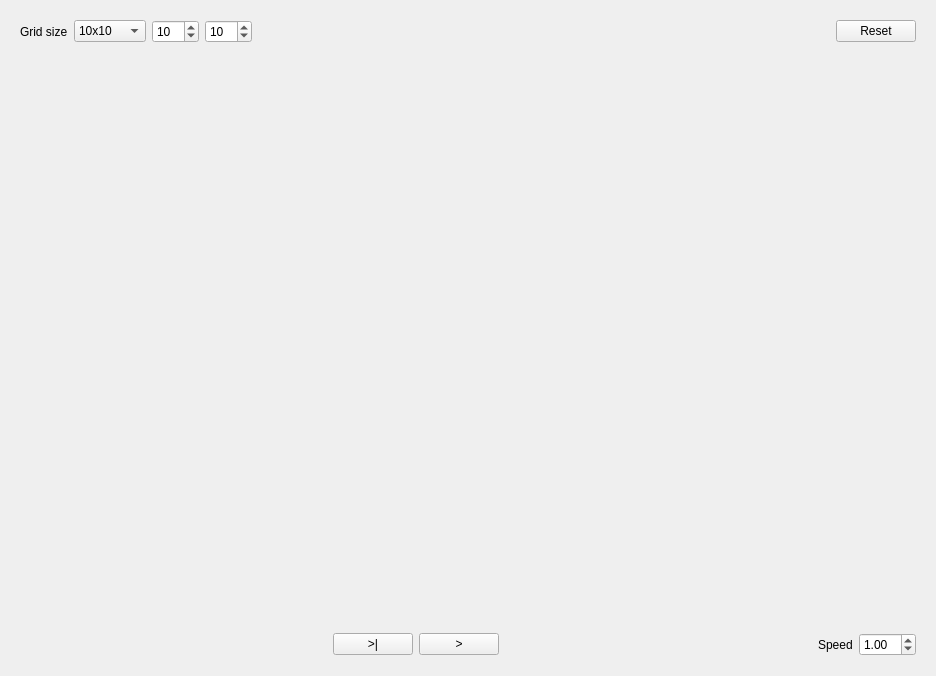
<?xml version="1.0" encoding="UTF-8"?>
<ui version="4.0">
 <class>Form</class>
 <widget class="QWidget" name="Form">
  <property name="geometry">
   <rect>
    <x>0</x>
    <y>0</y>
    <width>936</width>
    <height>676</height>
   </rect>
  </property>
  <property name="windowTitle">
   <string>Form</string>
  </property>
  <layout class="QVBoxLayout" name="verticalLayout" stretch="0,1,0">
   <item>
    <widget class="QWidget" name="widget_2" native="true">
     <layout class="QHBoxLayout" name="horizontalLayout">
      <item>
       <widget class="QLabel" name="label">
        <property name="text">
         <string>Grid size</string>
        </property>
       </widget>
      </item>
      <item>
       <widget class="QComboBox" name="comboBox">
        <item>
         <property name="text">
          <string>10x10</string>
         </property>
        </item>
        <item>
         <property name="text">
          <string>25x25</string>
         </property>
        </item>
        <item>
         <property name="text">
          <string>50x50</string>
         </property>
        </item>
        <item>
         <property name="text">
          <string>Custom</string>
         </property>
        </item>
       </widget>
      </item>
      <item>
       <widget class="QSpinBox" name="spinBox_columns">
        <property name="minimum">
         <number>5</number>
        </property>
        <property name="maximum">
         <number>150</number>
        </property>
        <property name="value">
         <number>10</number>
        </property>
       </widget>
      </item>
      <item>
       <widget class="QSpinBox" name="spinBox_rows">
        <property name="minimum">
         <number>5</number>
        </property>
        <property name="maximum">
         <number>150</number>
        </property>
        <property name="value">
         <number>10</number>
        </property>
       </widget>
      </item>
      <item>
       <spacer name="horizontalSpacer">
        <property name="orientation">
         <enum>Qt::Horizontal</enum>
        </property>
        <property name="sizeHint" stdset="0">
         <size>
          <width>352</width>
          <height>20</height>
         </size>
        </property>
       </spacer>
      </item>
      <item>
       <widget class="QPushButton" name="pushButton_reset">
        <property name="text">
         <string>Reset</string>
        </property>
       </widget>
      </item>
     </layout>
    </widget>
   </item>
   <item>
    <widget class="QWidget" name="widget" native="true">
     <layout class="QHBoxLayout" name="horizontalLayout_3" stretch="0,1,0">
      <item>
       <spacer name="horizontalSpacer_4">
        <property name="orientation">
         <enum>Qt::Horizontal</enum>
        </property>
        <property name="sizeHint" stdset="0">
         <size>
          <width>40</width>
          <height>20</height>
         </size>
        </property>
       </spacer>
      </item>
      <item>
       <layout class="QGridLayout" name="widget_main"/>
      </item>
      <item>
       <spacer name="horizontalSpacer_5">
        <property name="orientation">
         <enum>Qt::Horizontal</enum>
        </property>
        <property name="sizeHint" stdset="0">
         <size>
          <width>40</width>
          <height>20</height>
         </size>
        </property>
       </spacer>
      </item>
     </layout>
    </widget>
   </item>
   <item>
    <widget class="QWidget" name="widget_3" native="true">
     <layout class="QHBoxLayout" name="horizontalLayout_2" stretch="1,0,0,1,0,0">
      <item>
       <spacer name="horizontalSpacer_2">
        <property name="orientation">
         <enum>Qt::Horizontal</enum>
        </property>
        <property name="sizeHint" stdset="0">
         <size>
          <width>263</width>
          <height>20</height>
         </size>
        </property>
       </spacer>
      </item>
      <item>
       <widget class="QPushButton" name="pushButton_start_stop">
        <property name="text">
         <string>&gt;|</string>
        </property>
       </widget>
      </item>
      <item>
       <widget class="QPushButton" name="pushButton_next">
        <property name="text">
         <string>&gt;</string>
        </property>
       </widget>
      </item>
      <item>
       <spacer name="horizontalSpacer_6">
        <property name="orientation">
         <enum>Qt::Horizontal</enum>
        </property>
        <property name="sizeHint" stdset="0">
         <size>
          <width>40</width>
          <height>20</height>
         </size>
        </property>
       </spacer>
      </item>
      <item>
       <widget class="QLabel" name="label_2">
        <property name="text">
         <string>Speed</string>
        </property>
       </widget>
      </item>
      <item>
       <widget class="QDoubleSpinBox" name="doubleSpinBox">
        <property name="minimum">
         <double>0.250000000000000</double>
        </property>
        <property name="maximum">
         <double>30.000000000000000</double>
        </property>
        <property name="singleStep">
         <double>0.250000000000000</double>
        </property>
        <property name="value">
         <double>1.000000000000000</double>
        </property>
       </widget>
      </item>
     </layout>
    </widget>
   </item>
  </layout>
 </widget>
 <resources/>
 <connections/>
</ui>
